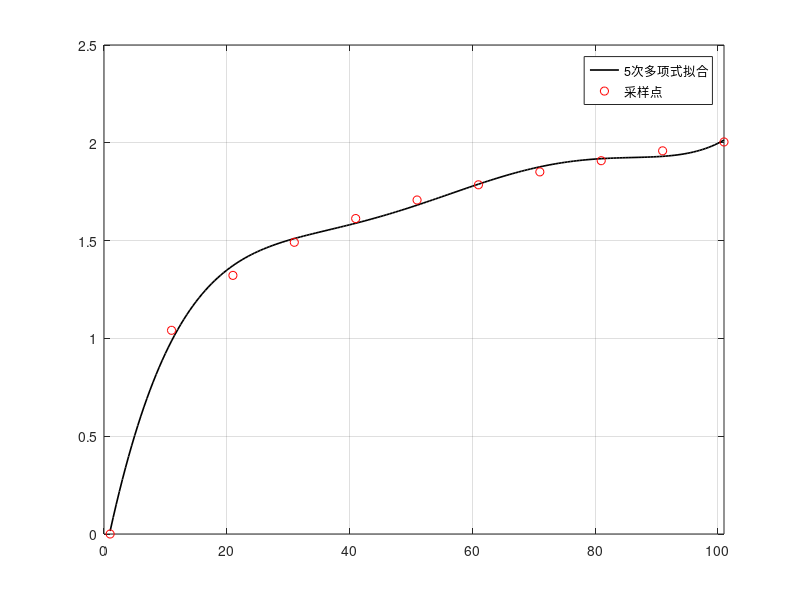

MATLAB code for this plot:
clearvars;

%% problem 1
t = 6:2:18;
T1 = [18.0	20.0	22.0	25.0	30.0	28.0	24.0];
T2 = [15.0	19.0	24.0	28.0	34.0	32.0	30.0];

tq = 6:0.5:18;
T1q = spline(t,T1,tq);
T2q = spline(t,T2,tq);

T1q(2:4:24)
T2q(2:4:24)

clearvars t T1 T2 tq T1q T2q
%% problem 2
x = 1:10:101;
lgx = [0	1.0414	1.3222	1.4914	1.6128	1.7076	1.7853	1.8513	1.9085	1.9590	2.0043];

p = polyfit(x,lgx,5);
xx = 1:0.5:101;
poly5lgx = zeros(1,length(xx));
for i = 1:6
    poly5lgx = p(i)*xx.^(6-i) + poly5lgx;
end

plot(xx,poly5lgx,'k','LineWidth',1.2);hold on
plot(x,lgx,'ro');grid on
legend('5次多项式拟合','采样点');
xlim([0,101]);

clearvars x xx lgx poly5lgx p i

%% problem 3
poly1 = [1 2 4 0 5];    % P1 = x^4+2x^3+4x^2+5
poly2 = [1 2];          % P2 = x + 2
poly3 = [1 2 3];        % P3 = x^2 + 2x + 3

% problem 3-1
poly = poly1 + [0 conv(poly2,poly3)]

% problem 3-2
roots(poly)

% problem 3-3
A = [-1         1.2     -1.4;
     0.75       2       3.5;
     0          5       2.5];
polyA = zeros(1,9);
for i = 1:9
    polyA(i) = polyval(poly,A(i));
end
polyA

% problem 3-4
polyvalm(poly,A)
